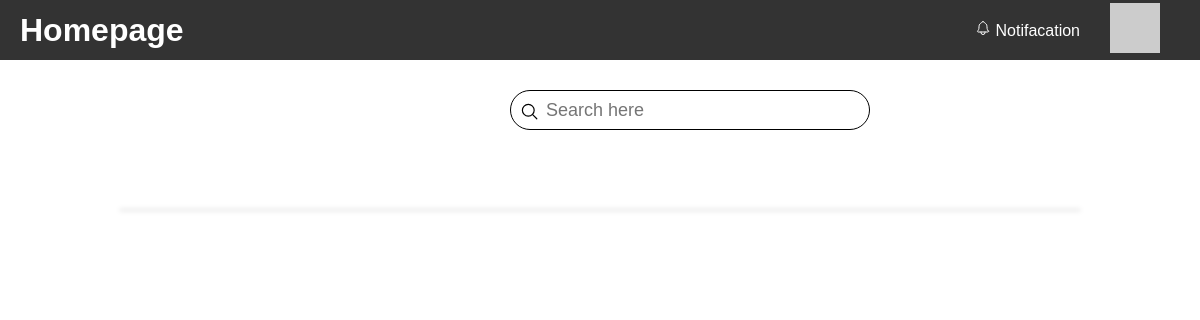
Before: /userHomePage.php with the older database file.
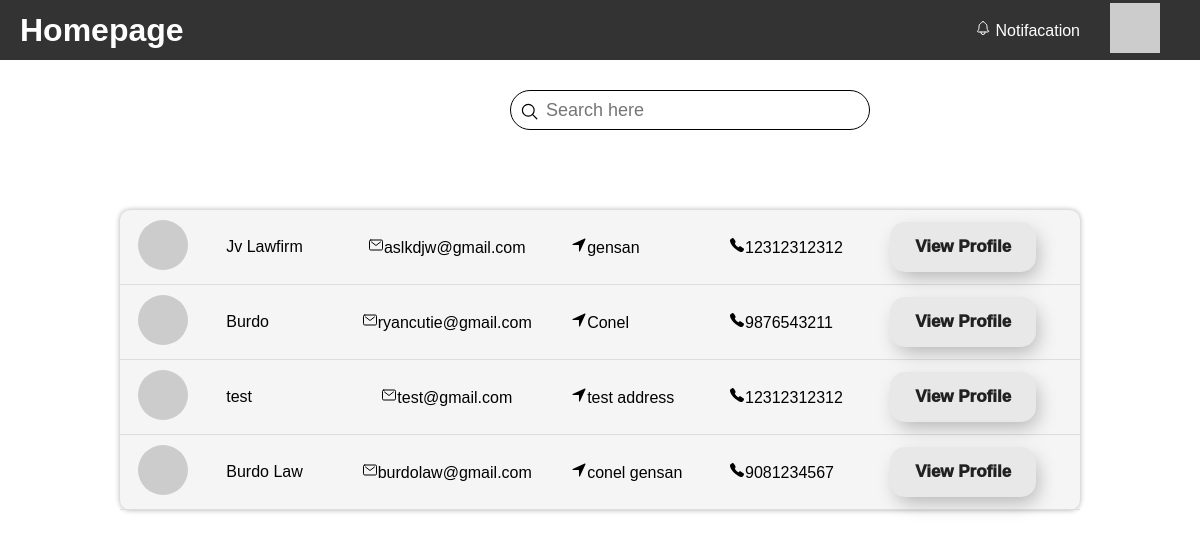
After: the same page with the newer database file.
### tables this page shows
CREATE TABLE `tbl_officecred` (
  `office_credid` int(11) NOT NULL,
  `office_id` int(11) NOT NULL,
  `office_address` varchar(244) NOT NULL,
  `office_contact` bigint(11) NOT NULL
);

CREATE TABLE `tbl_officeinfo` (
  `office_id` int(11) NOT NULL,
  `office_name` varchar(244) NOT NULL,
  `office_email` varchar(244) NOT NULL,
  `office_status` int(11) NOT NULL
);

### userHomePage.php (the view, shortened to what this page needs)
<!DOCTYPE html>
<html>
  <head>
    <link rel="stylesheet" href="userHome.css">
  </head>
  <body>
    <div class="header">
      <h1>Homepage</h1>
      <div class="nav">
        <a href="#"><ion-icon name="notifications-outline"></ion-icon>Notifacation</a>
        <a href="#"><img class="profile" src="https://picsum.photos/50" alt="Profile Picture"></a>
      </div>
    </div>
    <div class="search">
        <label>
            <input type="text" placeholder="Search here" id="search-input">
            <ion-icon name="search-outline"></ion-icon>
        </label>
    </div>
    <table class="table" id="office-table">
    <?php
    include "dbconn.php";
    $sql = "SELECT tbl_officeinfo.office_name, tbl_officeinfo.office_email, tbl_officecred.office_address, tbl_officecred.office_contact
    FROM tbl_officeinfo
    JOIN tbl_officecred ON tbl_officeinfo.office_id = tbl_officecred.office_credid
    WHERE tbl_officeinfo.office_status = 1";
    $result = mysqli_query($conn, $sql);
    while($row = mysqli_fetch_assoc($result)){
      ?>
      <tr>
      <td><img src="https://picsum.photos/50" alt="Profile Picture"></td>
      <td><?php echo $row['office_name']?></td>
      <td><ion-icon name="mail-outline"></ion-icon><?php echo $row['office_email']?></td>
      <td><ion-icon name="navigate"></ion-icon><?php echo $row['office_address']?></td>
      <td><ion-icon name="call"></ion-icon><?php echo $row['office_contact']?></td>
      <td><button>View Profile</button></td>
      </tr>
      <?php
    }
    ?>
      </table>
    </body>
    </html>

Changed rows visible on the page:
added tbl_officecred: office.office_name "Jv Lawfirm", office.office_email "aslkdjw@gmail.com", office_address "gensan", office_contact "12312312312"
added tbl_officecred: office.office_name "Burdo", office.office_email "ryancutie@gmail.com", office_address "Conel", office_contact "9876543211"
added tbl_officecred: office.office_name "test", office.office_email "test@gmail.com", office_address "test address", office_contact "12312312312"
added tbl_officecred: office.office_name "Burdo Law", office.office_email "burdolaw@gmail.com", office_address "conel gensan", office_contact "9081234567"
